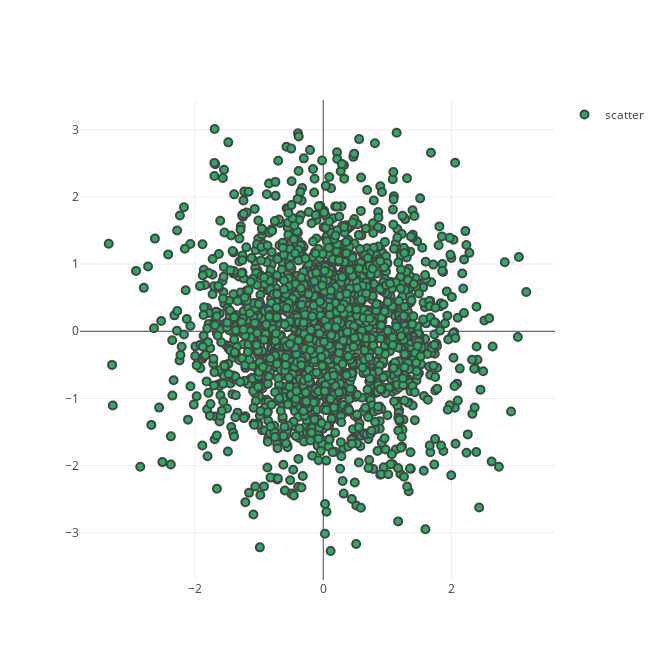

Source (notebook cell):
### Markdown cell above
[HOME](#Plotly)

<br>

## Scatter Plot

```python
scatterTrace = Scatter(
                        x = obj,
                        y = obj,
                        mode = 'markers',
                        name = '%s'                        
                        # scattering
                        marker = dict( color = '##27AE60',
                                       line = dict (width = 2),
                                       size = 8,
                                     )
                      )
                      
data = [scatterTrace]
fig = dict( data=data, layout=layout,  )
iplot(fig)

# for color scale change marker color to
color = np.random.randn(n),
        colorscale='Viridis',
        showscale=True

```
<br>

### Code cell
n = 2048
x = np.random.randn(n)
y = np.random.randn(n)

scatterTrace = Scatter(
                        x = x,
                        y = y,
                        mode = 'markers',
                        name = 'scatter',
                        marker = dict( color = '#27AE60',
                                       line = dict(width = 2),
                                       size = 8,
                                     )
                      )

layout = Layout(
                    showlegend=True,
                    height=660,
                    width=660,
                    hovermode=False
                )

data = [scatterTrace]
fig = dict( data=data, layout=layout)
iplot(fig)

### Figure 1 — Plotly figure (JSON) as saved in the notebook; plotly's stock layout.template omitted (floating-point values rounded to 4 significant figures; data arrays with more than 128 entries replaced by an {"elided": "..."} marker saying what was removed)
{"data": [{"marker": {"color": "#27AE60", "line": {"width": 2}, "size": 8}, "mode": "markers", "name": "scatter", "type": "scatter", "uid": "862c6cbd-7fad-49e2-a8ae-096ee54da7cd", "x": {"elided": "2048 float values"}, "y": {"elided": "2048 float values"}}], "layout": {"height": 660, "hovermode": false, "showlegend": true, "width": 660}}
